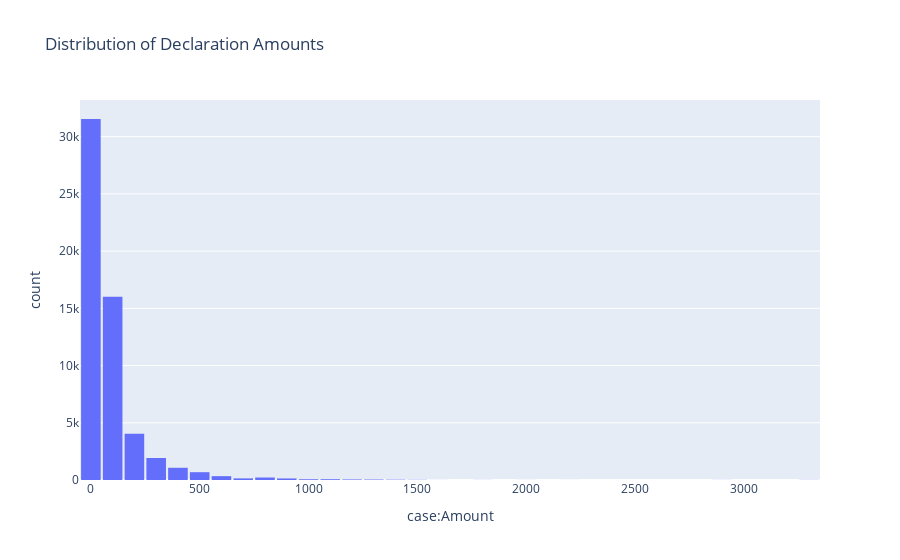
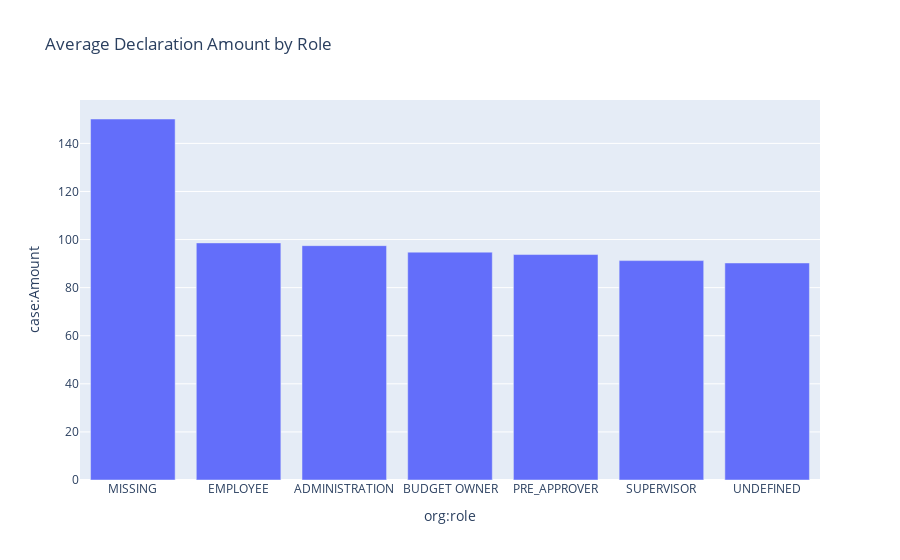

The code cell stored with these charts, in order, in its notebook:
### Markdown cell above
**Key Findings:**
- The process data spans from January 2017 to June 2019 (approximately 2.5 years).
- There are clear seasonal patterns with higher activity volumes at certain periods.
- Activity levels drop significantly during holiday periods (December-January, July-August).
- Most process activities occur on weekdays, with Tuesday and Wednesday being the busiest days.
- Very limited processing occurs on weekends.

### 1.3 Financial Aspects

### Code cell
# Amount analysis
amount_stats = df['case:Amount'].describe()
print("\nDeclaration amount statistics:")
print(amount_stats)

# Amount distribution
fig = px.histogram(df, x='case:Amount', nbins=50, 
                   title='Distribution of Declaration Amounts')
fig.update_layout(bargap=0.1)
fig.show()

# Average amount by role
amount_by_role = df.groupby('org:role')['case:Amount'].mean().reset_index()
amount_by_role = amount_by_role.sort_values('case:Amount', ascending=False)

fig = px.bar(amount_by_role, x='org:role', y='case:Amount',
             title='Average Declaration Amount by Role')
fig.show()

### Figure 1 — Plotly figure (JSON) as saved in the notebook; plotly's stock layout.template omitted (floating-point values rounded to 4 significant figures; data arrays with more than 128 entries replaced by an {"elided": "..."} marker saying what was removed)
{"data": [{"bingroup": "x", "hovertemplate": "case:Amount=%{x}<br>count=%{y}<extra></extra>", "legendgroup": "", "marker": {"color": "#636efa", "pattern": {"shape": ""}}, "name": "", "nbinsx": 50, "orientation": "v", "showlegend": false, "type": "histogram", "x": {"elided": "56437 float values"}, "xaxis": "x", "yaxis": "y"}], "layout": {"bargap": 0.1, "barmode": "relative", "legend": {"tracegroupgap": 0}, "title": {"text": "Distribution of Declaration Amounts"}, "xaxis": {"anchor": "y", "domain": [0, 1], "title": {"text": "case:Amount"}}, "yaxis": {"anchor": "x", "domain": [0, 1], "title": {"text": "count"}}}}

### Figure 2 — Plotly figure (JSON) as saved in the notebook; plotly's stock layout.template omitted (floating-point values rounded to 4 significant figures)
{"data": [{"hovertemplate": "org:role=%{x}<br>case:Amount=%{y}<extra></extra>", "legendgroup": "", "marker": {"color": "#636efa", "pattern": {"shape": ""}}, "name": "", "orientation": "v", "showlegend": false, "textposition": "auto", "type": "bar", "x": ["MISSING", "EMPLOYEE", "ADMINISTRATION", "BUDGET OWNER", "PRE_APPROVER", "SUPERVISOR", "UNDEFINED"], "xaxis": "x", "y": [150.1, 98.61, 97.47, 94.77, 93.77, 91.25, 90.26], "yaxis": "y"}], "layout": {"barmode": "relative", "legend": {"tracegroupgap": 0}, "title": {"text": "Average Declaration Amount by Role"}, "xaxis": {"anchor": "y", "domain": [0, 1], "title": {"text": "org:role"}}, "yaxis": {"anchor": "x", "domain": [0, 1], "title": {"text": "case:Amount"}}}}
